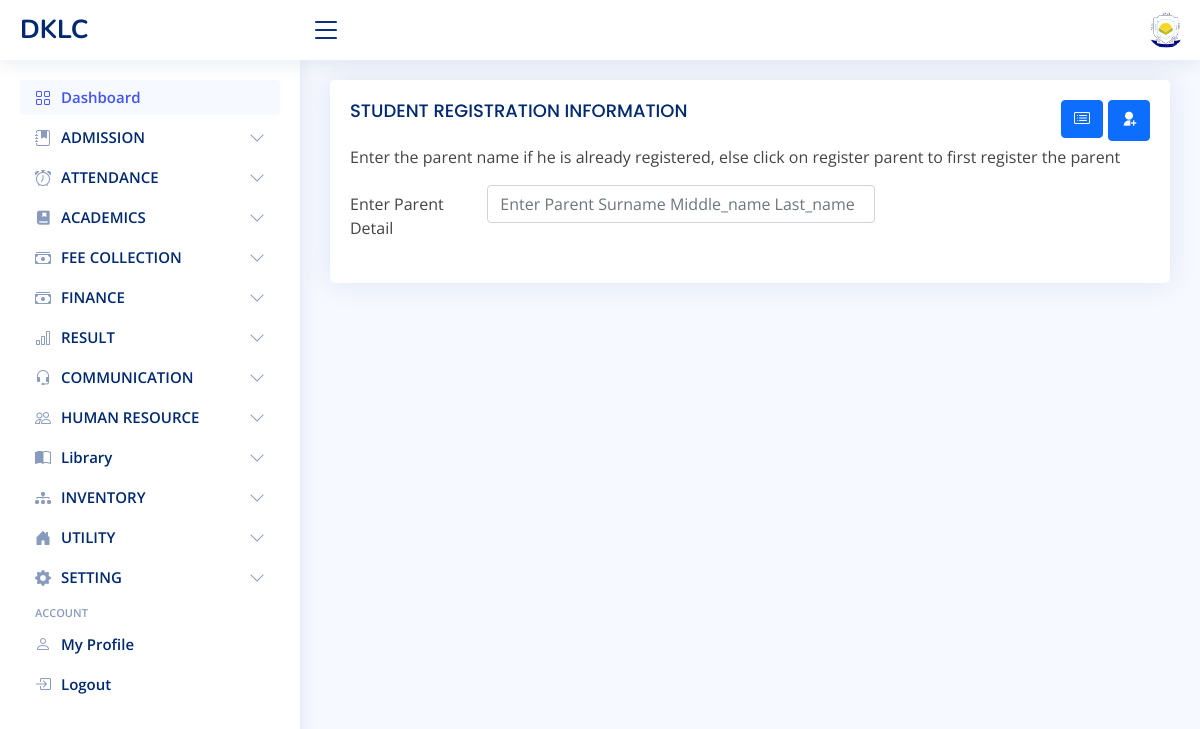
The page /student/student/check_parent (signed in) on the database its author committed.
### school_setting/models.py (models this page shows)
class SchoolGeneralInfoModel(models.Model):
    name = models.CharField(max_length=250)
    short_name = models.CharField(max_length=50)
    website = models.CharField(max_length=200)
    motto = models.CharField(max_length=250)
    SCHOOL_TYPE = (
        ('pri', 'PRIMARY'), ('sec', 'SECONDARY'), ('mix', 'MIXED')
    )
    school_type = models.CharField(max_length=200, choices=SCHOOL_TYPE)
    logo = models.FileField(upload_to='images/logo', blank=True)
    mobile_1 = models.CharField(max_length=20)
    mobile_2 = models.CharField(max_length=20, null=True, blank=True)
    email = models.EmailField()
    address = models.CharField(max_length=255)
    separate_school_section = models.BooleanField(default=True)
    TYPE = (
        ('pri', 'PRIMARY'), ('sec', 'SECONDARY'), ('mix', 'MIXED')
    )
    type = models.CharField(max_length=200, choices=TYPE)
    user = models.ForeignKey(User, on_delete=models.SET_NULL, null=True, blank=True)
    def __str__(self):
        return self.short_name.upper()

### student/views.py (the view)
# urls.py: path('student/check_parent', student_check_parent_view, name='student_check_parent'),
@login_required
def student_check_parent_view(request):
    school_setting = SchoolGeneralInfoModel.objects.first()
    if school_setting.separate_school_section:
        parent_list = ParentsModel.objects.filter(type=request.user.profile.type)
    else:
        parent_list = ParentsModel.objects.filter()
    parent_list = serializers.serialize("json", parent_list)
    context = {
        'parent_list': parent_list,
    }
    return render(request, 'student/student/check_parent.html', context=context)

### admin_dashboard/context_processor.py (called while the page is built)
def school_info(request):
    info = SchoolGeneralInfoModel.objects.first()
    academic_info = None
    if not info:
        return {}
    try:
        user_type = request.user.profile.type
    except AttributeError:
        user_type = None
    if info.separate_school_section and not request.user.is_anonymous:
        academic_info = SchoolAcademicInfoModel.objects.filter(type=user_type).first()
    else:
        academic_info = SchoolAcademicInfoModel.objects.first()
    return {
        'school_info': info,
        'academic_info': academic_info
    }

### student/templates/student/student/check_parent.html (shortened to what this page needs)
{% extends 'admin_dashboard/layout.html' %}
{% block 'main' %}
{% load static %}
<div class="row">
  <div class="col-12 grid-margin">
    <div class="card">
      <div class="card-body">
        <h4 class="card-title">STUDENT REGISTRATION INFORMATION
          <a title="Add Parent" style="float:right" href="{% url 'student_parent_create' %}" class="btn btn-primary"><i class="ri-user-add-fill"></i></a>
          <a title="View Parent List" style="float:right;margin-right:5px;" href="{% url 'parent_index' %}" class="btn btn-primary"><i class="bi bi-card-list"></i></a></h4>
          <p>Enter the parent name if he is already registered, else click on register parent to first register the parent </p>
        <form method="POST" class="form-sample" enctype="multipart/form-data">
          <div class="row">
            <div class="col-md-8">
              <div class="form-group row">
                <label class="col-md-3 col-form-label">Enter Parent Detail</label>
                <div class="col-md-9">
                  <input type="text" class="form-control" id="parent_search" placeholder="Enter Parent Surname Middle_name Last_name">
                  <br />
                </div>
              </div>
            </div>
          </div>
          <div class="row">
            <div class="col-md-6">
            </div>
          </div>
        </form>
      </div>
    </div>
  </div>
</div>
{%endblock %}

### admin_dashboard/templates/admin_dashboard/layout.html (shortened to what this page needs)
<!DOCTYPE html>
{% load static %}
<html lang="en">
<head>
  <link href="{% static 'admin_dashboard/vendor/bootstrap/css/bootstrap.min.css' %}" rel="stylesheet">
  <link href="{% static 'admin_dashboard/vendor/bootstrap-icons/bootstrap-icons.css' %}" rel="stylesheet">
  <link href="{% static 'admin_dashboard/vendor/boxicons/css/boxicons.min.css' %}" rel="stylesheet">
  <link href="{% static 'admin_dashboard/vendor/quill/quill.snow.css' %}" rel="stylesheet">
  <link href="{% static 'admin_dashboard/vendor/quill/quill.bubble.css' %}" rel="stylesheet">
  <link href="{% static 'admin_dashboard/vendor/remixicon/remixicon.css' %}" rel="stylesheet">
  <link href="{% static 'admin_dashboard/vendor/simple-datatables/style.css' %}" rel="stylesheet">
  <link href="{% static 'admin_dashboard/styles/style.css' %}" rel="stylesheet">
</head>
<body>
  <header id="header" class="header non-printable fixed-top d-flex align-items-center">
    <div class="d-flex align-items-center justify-content-between">
      <a href="{% url 'admin_dashboard' %}" class="logo d-flex align-items-center">
        <span class="d-none d-lg-block">{{ school_info|upper }}</span>
      </a>
      <i class="bi bi-list toggle-sidebar-btn"></i>
    </div>
    <nav class="header-nav ms-auto">
      <ul class="d-flex align-items-center">
        <li class="nav-item dropdown pe-3">
          <a class="nav-link nav-profile d-flex align-items-center pe-0" href="#" data-bs-toggle="dropdown">
            {% if user.is_superuser %}
                <img src="/media/{{ school_info.logo }}" alt="Profile" class="rounded-circle">
            {% else %}
                {% if user.profile.staff.image %}
                    <img src="/media/{{user.profile.staff.image}}" alt="Profile" class="rounded-circle">
                {% else %}
                    <img src="{% static 'admin_dashboard/images/default_image.jpg' %}" alt="Profile" class="rounded-circle">
                {% endif %}
            {% endif %}
          </a>
        </li>
      </ul>
    </nav>
  </header>
  <aside id="sidebar" class="sidebar non-printable" style="">
    <ul class="sidebar-nav" id="sidebar-nav">
      <li class="nav-item">
        <a class="nav-link " href="{% url 'admin_dashboard' %}">
          <i class="bi bi-grid"></i>
          <span>Dashboard</span>
        </a>
      </li>
      <li class="nav-item">
        <a class="nav-link collapsed" data-bs-target="#stud" data-bs-toggle="collapse" href="#">
          <i class="bi bi-journal-bookmark-fill"></i><span>ADMISSION</span><i class="bi bi-chevron-down ms-auto"></i>
        </a>
      </li>
	<li class="nav-item">
        <a class="nav-link collapsed" data-bs-target="#sb_att" data-bs-toggle="collapse" href="#">
          <i class="bi bi-alarm"></i><span>ATTENDANCE</span><i class="bi bi-chevron-down ms-auto"></i>
        </a>
      </li>
      <li class="nav-item">
        <a class="nav-link collapsed" data-bs-target="#acad" data-bs-toggle="collapse" href="#">
          <i class="ri-book-mark-fill"></i><span>ACADEMICS</span><i class="bi bi-chevron-down ms-auto"></i>
        </a>
      </li>
      <li class="nav-item">
        <a class="nav-link collapsed" data-bs-target="#fee" data-bs-toggle="collapse" href="#">
          <i class="bi bi-cash-stack"></i><span>FEE COLLECTION</span><i class="bi bi-chevron-down ms-auto"></i>
        </a>
      </li>
      <li class="nav-item">
        <a class="nav-link collapsed" data-bs-target="#nav-fin" data-bs-toggle="collapse" href="#">
          <i class="bi bi-cash-stack"></i><span>FINANCE</span><i class="bi bi-chevron-down ms-auto"></i>
        </a>
      </li>
      <li class="nav-item">
        <a class="nav-link collapsed" data-bs-target="#result" data-bs-toggle="collapse" href="#">
          <i class="bi bi-bar-chart"></i><span>RESULT</span><i class="bi bi-chevron-down ms-auto"></i>
        </a>
      </li>
      <li class="nav-item">
        <a class="nav-link collapsed" data-bs-target="#communication" data-bs-toggle="collapse" href="#">
          <i class="bi bi-headset"></i><span>COMMUNICATION</span><i class="bi bi-chevron-down ms-auto"></i>
        </a>
      </li>
      <li class="nav-item">
        <a class="nav-link collapsed" data-bs-target="#hr" data-bs-toggle="collapse" href="#">
          <i class="bi bi-people"></i><span>HUMAN RESOURCE</span><i class="bi bi-chevron-down ms-auto"></i>
        </a>
      </li>
      <li class="nav-item">
        <a class="nav-link collapsed" data-bs-target="#lib-side-bar" data-bs-toggle="collapse" href="#">
          <i class="bi bi-book-half"></i><span>Library</span><i class="bi bi-chevron-down ms-auto"></i>
        </a>
      </li>
      <li class="nav-item">
        <a class="nav-link collapsed" data-bs-target="#invent-side-bar" data-bs-toggle="collapse" href="#">
          <i class="bi bi-diagram-3-fill"></i><span>INVENTORY</span><i class="bi bi-chevron-down ms-auto"></i>
        </a>
      </li>
      <li class="nav-item">
        <a class="nav-link collapsed" data-bs-target="#hostel" data-bs-toggle="collapse" href="#">
          <i class="bi bi-house-door-fill"></i><span>UTILITY</span><i class="bi bi-chevron-down ms-auto"></i>
        </a>
      </li>
      <li class="nav-item">
        <a class="nav-link collapsed" data-bs-target="#tables-nav" data-bs-toggle="collapse" href="#">
          <i class="bi bi-gear-fill"></i><span>SETTING</span><i class="bi bi-chevron-down ms-auto"></i>
        </a>
      </li>
      <li class="nav-heading">Account</li>
      <li class="nav-item">
        <a class="nav-link collapsed" href="{% url 'user_profile' %}">
          <i class="bi bi-person"></i>
          <span>My Profile</span>
        </a>
      </li>
      <li class="nav-item">
        <a class="nav-link collapsed" href="{% url 'logout' %}">
          <i class="bi bi-box-arrow-in-right"></i>
          <span>Logout</span>
        </a>
      </li>
    </ul>
  </aside>
  <main id="main" class="main">
    <section class="section dashboard">
      {% block 'main' %} {% endblock %}
    </section>
  </main>
</body>
</html>

### admin_dashboard/static/admin_dashboard/styles/style.css (style rules this page uses)
:root { scroll-behavior: smooth; }
body { font-family: "Open Sans", sans-serif; background: #f6f9ff; color: #444444; }
a { color: #4154f1; text-decoration: none; }
h1, h2, h3, h4, h5, h6 { font-family: "Nunito", sans-serif; }
#main { margin-top: 60px; padding: 20px 30px; transition: all 0.3s; }
.card { margin-bottom: 30px; border: none; border-radius: 5px; box-shadow: 0px 0 30px rgba(1, 41, 112, 0.1); }
.card-title { padding: 20px 0 15px 0; font-size: 18px; font-weight: 500; color: #012970; font-family: "Poppins", sans-serif; }
.card-body { padding: 0 20px 20px 20px; }
.logo { line-height: 1; }
@media (min-width: 1200px) { .logo { width: 280px; } }
.logo span { font-size: 26px; font-weight: 700; color: #012970; font-family: "Nunito", sans-serif; }
.header { transition: all 0.5s; z-index: 997; height: 60px; box-shadow: 0px 2px 20px rgba(1, 41, 112, 0.1); background-color: #fff; padding-left: 20px; }
.header .toggle-sidebar-btn { font-size: 32px; padding-left: 10px; cursor: pointer; color: #012970; }
.header-nav ul { list-style: none; }
.header-nav > ul { margin: 0; padding: 0; }
.header-nav .nav-profile { color: #012970; }
.header-nav .nav-profile img { max-height: 36px; }
.sidebar { position: fixed; top: 60px; left: 0; bottom: 0; width: 300px; z-index: 996; transition: all 0.3s; padding: 20px; overflow-y: auto; scrollbar-width: thin; scrollbar-color: #aab7cf transparent; box-shadow: 0px 0px 20px rgba(1, 41, 112, 0.1); background-color: #fff; }
@media (min-width: 1200px) { #main, #footer { margin-left: 300px; } }
.sidebar-nav { padding: 0; margin: 0; list-style: none; }
.sidebar-nav li { padding: 0; margin: 0; list-style: none; }
.sidebar-nav .nav-item { margin-bottom: 5px; }
.sidebar-nav .nav-heading { font-size: 11px; text-transform: uppercase; color: #899bbd; font-weight: 600; margin: 10px 0 5px 15px; }
.sidebar-nav .nav-link { display: flex; align-items: center; font-size: 15px; font-weight: 600; color: #4154f1; transition: 0.3; background: #f6f9ff; padding: 10px 15px; border-radius: 4px; }
.sidebar-nav .nav-link i { font-size: 16px; margin-right: 10px; color: #4154f1; }
.sidebar-nav .nav-link.collapsed { color: #012970; background: #fff; }
.sidebar-nav .nav-link.collapsed i { color: #899bbd; }
.sidebar-nav .nav-link .bi-chevron-down { margin-right: 0; transition: transform 0.2s ease-in-out; }

### admin_dashboard/templates/admin_dashboard/layout.html (style rules this page uses)
.nav-link { height:35px }

### rows shown on the page
SchoolGeneralInfoModel: short_name "DKLC", logo (picture)
